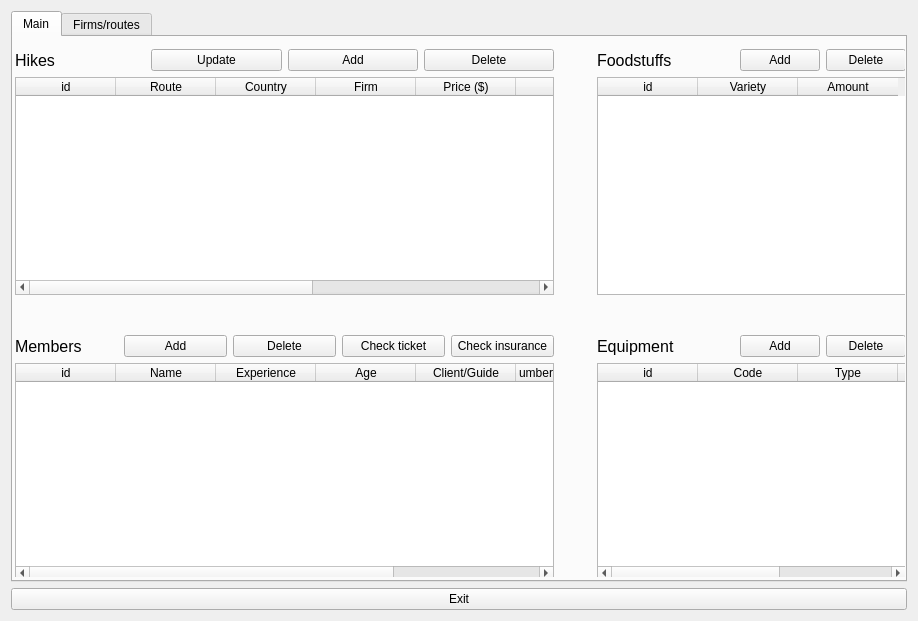
<?xml version="1.0" encoding="UTF-8"?>
<ui version="4.0">
 <class>Form</class>
 <widget class="QWidget" name="Form">
  <property name="geometry">
   <rect>
    <x>0</x>
    <y>0</y>
    <width>918</width>
    <height>617</height>
   </rect>
  </property>
  <property name="minimumSize">
   <size>
    <width>918</width>
    <height>0</height>
   </size>
  </property>
  <property name="maximumSize">
   <size>
    <width>918</width>
    <height>617</height>
   </size>
  </property>
  <property name="windowTitle">
   <string>Form1</string>
  </property>
  <property name="autoFillBackground">
   <bool>true</bool>
  </property>
  <layout class="QVBoxLayout" name="verticalLayout_3">
   <item>
    <layout class="QVBoxLayout" name="verticalLayout_2">
     <item>
      <widget class="QTabWidget" name="tabWidget">
       <property name="focusPolicy">
        <enum>Qt::TabFocus</enum>
       </property>
       <property name="currentIndex">
        <number>0</number>
       </property>
       <widget class="QWidget" name="tab_5">
        <property name="minimumSize">
         <size>
          <width>892</width>
          <height>540</height>
         </size>
        </property>
        <property name="maximumSize">
         <size>
          <width>892</width>
          <height>540</height>
         </size>
        </property>
        <attribute name="title">
         <string>Main</string>
        </attribute>
        <widget class="QWidget" name="layoutWidget">
         <property name="geometry">
          <rect>
           <x>2</x>
           <y>12</y>
           <width>891</width>
           <height>532</height>
          </rect>
         </property>
         <layout class="QGridLayout" name="gridLayout">
          <item row="1" column="0">
           <spacer name="verticalSpacer_3">
            <property name="orientation">
             <enum>Qt::Vertical</enum>
            </property>
            <property name="sizeHint" stdset="0">
             <size>
              <width>17</width>
              <height>13</height>
             </size>
            </property>
           </spacer>
          </item>
          <item row="2" column="0">
           <layout class="QGridLayout" name="gridLayout_4">
            <item row="1" column="2">
             <widget class="QPushButton" name="pushButton_3">
              <property name="text">
               <string>Delete</string>
              </property>
             </widget>
            </item>
            <item row="1" column="3">
             <widget class="QPushButton" name="pushButton_5">
              <property name="text">
               <string>Check ticket</string>
              </property>
             </widget>
            </item>
            <item row="1" column="0">
             <widget class="QLabel" name="label">
              <property name="font">
               <font>
                <pointsize>12</pointsize>
               </font>
              </property>
              <property name="text">
               <string>Members</string>
              </property>
             </widget>
            </item>
            <item row="2" column="0" colspan="5">
             <widget class="QTableWidget" name="tableWidget_3">
              <property name="minimumSize">
               <size>
                <width>539</width>
                <height>218</height>
               </size>
              </property>
              <column>
               <property name="text">
                <string>id</string>
               </property>
              </column>
              <column>
               <property name="text">
                <string>Name</string>
               </property>
              </column>
              <column>
               <property name="text">
                <string>Experience</string>
               </property>
              </column>
              <column>
               <property name="text">
                <string>Age</string>
               </property>
              </column>
              <column>
               <property name="text">
                <string>Client/Guide</string>
               </property>
              </column>
              <column>
               <property name="text">
                <string>Number of insurance</string>
               </property>
              </column>
              <column>
               <property name="text">
                <string>Ticket</string>
               </property>
              </column>
             </widget>
            </item>
            <item row="1" column="4">
             <widget class="QPushButton" name="pushButton">
              <property name="text">
               <string>Сheck insurance</string>
              </property>
             </widget>
            </item>
            <item row="1" column="1">
             <widget class="QPushButton" name="pushButton_2">
              <property name="text">
               <string>Add</string>
              </property>
             </widget>
            </item>
           </layout>
          </item>
          <item row="0" column="2">
           <layout class="QGridLayout" name="gridLayout_3">
            <item row="0" column="0">
             <widget class="QLabel" name="label_4">
              <property name="font">
               <font>
                <pointsize>12</pointsize>
               </font>
              </property>
              <property name="text">
               <string>Foodstuffs</string>
              </property>
             </widget>
            </item>
            <item row="1" column="0" colspan="4">
             <widget class="QTableWidget" name="tableWidget_2">
              <property name="enabled">
               <bool>true</bool>
              </property>
              <property name="minimumSize">
               <size>
                <width>309</width>
                <height>0</height>
               </size>
              </property>
              <column>
               <property name="text">
                <string>id</string>
               </property>
              </column>
              <column>
               <property name="text">
                <string>Variety</string>
               </property>
              </column>
              <column>
               <property name="text">
                <string>Amount</string>
               </property>
              </column>
             </widget>
            </item>
            <item row="0" column="3">
             <widget class="QPushButton" name="pushButton_14">
              <property name="text">
               <string>Delete</string>
              </property>
             </widget>
            </item>
            <item row="0" column="2">
             <widget class="QPushButton" name="pushButton_13">
              <property name="text">
               <string>Add</string>
              </property>
             </widget>
            </item>
           </layout>
          </item>
          <item row="2" column="2">
           <layout class="QGridLayout" name="gridLayout_5">
            <item row="0" column="0">
             <widget class="QLabel" name="label_5">
              <property name="font">
               <font>
                <pointsize>12</pointsize>
               </font>
              </property>
              <property name="text">
               <string>Equipment</string>
              </property>
             </widget>
            </item>
            <item row="1" column="0" colspan="4">
             <widget class="QTableWidget" name="tableWidget_4">
              <property name="minimumSize">
               <size>
                <width>309</width>
                <height>218</height>
               </size>
              </property>
              <column>
               <property name="text">
                <string>id</string>
               </property>
              </column>
              <column>
               <property name="text">
                <string>Code</string>
               </property>
              </column>
              <column>
               <property name="text">
                <string>Type</string>
               </property>
              </column>
              <column>
               <property name="text">
                <string>Weight (kg)</string>
               </property>
              </column>
              <column>
               <property name="text">
                <string>Properties</string>
               </property>
              </column>
             </widget>
            </item>
            <item row="0" column="3">
             <widget class="QPushButton" name="pushButton_18">
              <property name="text">
               <string>Delete</string>
              </property>
             </widget>
            </item>
            <item row="0" column="2">
             <widget class="QPushButton" name="pushButton_17">
              <property name="text">
               <string>Add</string>
              </property>
             </widget>
            </item>
           </layout>
          </item>
          <item row="0" column="0">
           <layout class="QGridLayout" name="gridLayout_2">
            <item row="0" column="0">
             <widget class="QLabel" name="label_3">
              <property name="font">
               <font>
                <pointsize>12</pointsize>
               </font>
              </property>
              <property name="text">
               <string>Hikes</string>
              </property>
             </widget>
            </item>
            <item row="1" column="0" colspan="4">
             <widget class="QTableWidget" name="tableWidget">
              <property name="minimumSize">
               <size>
                <width>539</width>
                <height>218</height>
               </size>
              </property>
              <column>
               <property name="text">
                <string>id</string>
               </property>
              </column>
              <column>
               <property name="text">
                <string>Route</string>
               </property>
              </column>
              <column>
               <property name="text">
                <string>Country</string>
               </property>
              </column>
              <column>
               <property name="text">
                <string>Firm</string>
               </property>
              </column>
              <column>
               <property name="text">
                <string>Price ($)</string>
               </property>
              </column>
              <column>
               <property name="text">
                <string>Start</string>
               </property>
              </column>
              <column>
               <property name="text">
                <string>End</string>
               </property>
              </column>
              <column>
               <property name="text">
                <string>Difficult</string>
               </property>
              </column>
              <column>
               <property name="text">
                <string>Transport</string>
               </property>
              </column>
             </widget>
            </item>
            <item row="0" column="3">
             <widget class="QPushButton" name="pushButton_11">
              <property name="text">
               <string>Delete</string>
              </property>
             </widget>
            </item>
            <item row="0" column="2">
             <widget class="QPushButton" name="pushButton_10">
              <property name="text">
               <string>Add</string>
              </property>
             </widget>
            </item>
            <item row="0" column="1">
             <widget class="QPushButton" name="pushButton_6">
              <property name="text">
               <string>Update</string>
              </property>
             </widget>
            </item>
           </layout>
          </item>
          <item row="0" column="1">
           <spacer name="horizontalSpacer">
            <property name="orientation">
             <enum>Qt::Horizontal</enum>
            </property>
            <property name="sizeHint" stdset="0">
             <size>
              <width>40</width>
              <height>20</height>
             </size>
            </property>
           </spacer>
          </item>
         </layout>
        </widget>
       </widget>
       <widget class="QWidget" name="tab_6">
        <property name="minimumSize">
         <size>
          <width>892</width>
          <height>541</height>
         </size>
        </property>
        <property name="maximumSize">
         <size>
          <width>892</width>
          <height>541</height>
         </size>
        </property>
        <attribute name="title">
         <string>Firms/routes</string>
        </attribute>
        <widget class="QWidget" name="layoutWidget">
         <property name="geometry">
          <rect>
           <x>2</x>
           <y>10</y>
           <width>888</width>
           <height>525</height>
          </rect>
         </property>
         <layout class="QGridLayout" name="gridLayout_9">
          <item row="0" column="1">
           <layout class="QGridLayout" name="gridLayout_6">
            <item row="1" column="0" colspan="4">
             <widget class="QTableWidget" name="tableWidget_10">
              <property name="minimumSize">
               <size>
                <width>309</width>
                <height>218</height>
               </size>
              </property>
              <column>
               <property name="text">
                <string>id</string>
               </property>
              </column>
              <column>
               <property name="text">
                <string>Name</string>
               </property>
              </column>
              <column>
               <property name="text">
                <string>Expirience</string>
               </property>
              </column>
              <column>
               <property name="text">
                <string>Age</string>
               </property>
              </column>
             </widget>
            </item>
            <item row="0" column="0">
             <widget class="QLabel" name="label_8">
              <property name="font">
               <font>
                <pointsize>12</pointsize>
               </font>
              </property>
              <property name="text">
               <string>Guides</string>
              </property>
             </widget>
            </item>
            <item row="0" column="3">
             <widget class="QPushButton" name="pushButton_26">
              <property name="text">
               <string>Delete</string>
              </property>
             </widget>
            </item>
            <item row="0" column="2">
             <widget class="QPushButton" name="pushButton_25">
              <property name="text">
               <string>Add</string>
              </property>
             </widget>
            </item>
           </layout>
          </item>
          <item row="2" column="0" colspan="2">
           <layout class="QGridLayout" name="gridLayout_8">
            <item row="0" column="0">
             <widget class="QLabel" name="label_6">
              <property name="font">
               <font>
                <pointsize>12</pointsize>
               </font>
              </property>
              <property name="text">
               <string>Routes</string>
              </property>
             </widget>
            </item>
            <item row="0" column="3">
             <widget class="QPushButton" name="pushButton_20">
              <property name="text">
               <string>Delete</string>
              </property>
             </widget>
            </item>
            <item row="0" column="2">
             <widget class="QPushButton" name="pushButton_19">
              <property name="text">
               <string>Add</string>
              </property>
             </widget>
            </item>
            <item row="1" column="0" colspan="4">
             <widget class="QTableWidget" name="tableWidget_11">
              <property name="minimumSize">
               <size>
                <width>0</width>
                <height>218</height>
               </size>
              </property>
              <property name="maximumSize">
               <size>
                <width>16777215</width>
                <height>271</height>
               </size>
              </property>
              <column>
               <property name="text">
                <string>id</string>
               </property>
              </column>
              <column>
               <property name="text">
                <string>Name</string>
               </property>
              </column>
              <column>
               <property name="text">
                <string>Country</string>
               </property>
              </column>
              <column>
               <property name="text">
                <string>Difficulty</string>
               </property>
              </column>
              <column>
               <property name="text">
                <string>Oxygen (Y/N)</string>
               </property>
              </column>
              <column>
               <property name="text">
                <string>Distance (km)</string>
               </property>
              </column>
              <column>
               <property name="text">
                <string>Price ($)</string>
               </property>
              </column>
             </widget>
            </item>
           </layout>
          </item>
          <item row="1" column="0" colspan="2">
           <spacer name="verticalSpacer">
            <property name="orientation">
             <enum>Qt::Vertical</enum>
            </property>
            <property name="sizeHint" stdset="0">
             <size>
              <width>886</width>
              <height>13</height>
             </size>
            </property>
           </spacer>
          </item>
          <item row="0" column="0">
           <layout class="QGridLayout" name="gridLayout_7">
            <item row="0" column="3">
             <widget class="QPushButton" name="pushButton_23">
              <property name="text">
               <string>Delete</string>
              </property>
             </widget>
            </item>
            <item row="0" column="0">
             <widget class="QLabel" name="label_7">
              <property name="font">
               <font>
                <pointsize>12</pointsize>
               </font>
              </property>
              <property name="text">
               <string>Firms</string>
              </property>
             </widget>
            </item>
            <item row="0" column="2">
             <widget class="QPushButton" name="pushButton_22">
              <property name="text">
               <string>Add</string>
              </property>
             </widget>
            </item>
            <item row="1" column="0" colspan="4">
             <widget class="QTableWidget" name="tableWidget_9">
              <property name="minimumSize">
               <size>
                <width>379</width>
                <height>218</height>
               </size>
              </property>
              <column>
               <property name="text">
                <string>id</string>
               </property>
              </column>
              <column>
               <property name="text">
                <string>Company name</string>
               </property>
              </column>
              <column>
               <property name="text">
                <string>Score</string>
               </property>
              </column>
             </widget>
            </item>
            <item row="0" column="1">
             <widget class="QPushButton" name="pushButton_4">
              <property name="text">
               <string>Update</string>
              </property>
             </widget>
            </item>
           </layout>
          </item>
         </layout>
        </widget>
       </widget>
      </widget>
     </item>
    </layout>
   </item>
   <item>
    <widget class="QPushButton" name="pushButton_9">
     <property name="text">
      <string>Exit</string>
     </property>
    </widget>
   </item>
  </layout>
 </widget>
 <resources/>
 <connections>
  <connection>
   <sender>pushButton_9</sender>
   <signal>clicked()</signal>
   <receiver>Form</receiver>
   <slot>close()</slot>
   <hints>
    <hint type="sourcelabel">
     <x>634</x>
     <y>605</y>
    </hint>
    <hint type="destinationlabel">
     <x>616</x>
     <y>363</y>
    </hint>
   </hints>
  </connection>
  <connection>
   <sender>pushButton_22</sender>
   <signal>clicked()</signal>
   <receiver>Form</receiver>
   <slot>addfirmbutt()</slot>
   <hints>
    <hint type="sourcelabel">
     <x>231</x>
     <y>66</y>
    </hint>
    <hint type="destinationlabel">
     <x>616</x>
     <y>377</y>
    </hint>
   </hints>
  </connection>
  <connection>
   <sender>pushButton_25</sender>
   <signal>clicked()</signal>
   <receiver>Form</receiver>
   <slot>addguidebutt()</slot>
   <hints>
    <hint type="sourcelabel">
     <x>677</x>
     <y>66</y>
    </hint>
    <hint type="destinationlabel">
     <x>616</x>
     <y>377</y>
    </hint>
   </hints>
  </connection>
  <connection>
   <sender>pushButton_19</sender>
   <signal>clicked()</signal>
   <receiver>Form</receiver>
   <slot>addroutebutt()</slot>
   <hints>
    <hint type="sourcelabel">
     <x>454</x>
     <y>340</y>
    </hint>
    <hint type="destinationlabel">
     <x>616</x>
     <y>377</y>
    </hint>
   </hints>
  </connection>
  <connection>
   <sender>pushButton_2</sender>
   <signal>clicked()</signal>
   <receiver>Form</receiver>
   <slot>addmemberbutt()</slot>
   <hints>
    <hint type="sourcelabel">
     <x>190</x>
     <y>342</y>
    </hint>
    <hint type="destinationlabel">
     <x>616</x>
     <y>377</y>
    </hint>
   </hints>
  </connection>
  <connection>
   <sender>pushButton_17</sender>
   <signal>clicked()</signal>
   <receiver>Form</receiver>
   <slot>addequipmentbutt()</slot>
   <hints>
    <hint type="sourcelabel">
     <x>742</x>
     <y>342</y>
    </hint>
    <hint type="destinationlabel">
     <x>616</x>
     <y>377</y>
    </hint>
   </hints>
  </connection>
  <connection>
   <sender>pushButton_10</sender>
   <signal>clicked()</signal>
   <receiver>Form</receiver>
   <slot>addhikebutt()</slot>
   <hints>
    <hint type="sourcelabel">
     <x>282</x>
     <y>68</y>
    </hint>
    <hint type="destinationlabel">
     <x>616</x>
     <y>377</y>
    </hint>
   </hints>
  </connection>
  <connection>
   <sender>pushButton_13</sender>
   <signal>clicked()</signal>
   <receiver>Form</receiver>
   <slot>addfoodbutt()</slot>
   <hints>
    <hint type="sourcelabel">
     <x>742</x>
     <y>68</y>
    </hint>
    <hint type="destinationlabel">
     <x>616</x>
     <y>377</y>
    </hint>
   </hints>
  </connection>
  <connection>
   <sender>tableWidget_9</sender>
   <signal>cellChanged(int,int)</signal>
   <receiver>Form</receiver>
   <slot>editfirm(int,int)</slot>
   <hints>
    <hint type="sourcelabel">
     <x>124</x>
     <y>227</y>
    </hint>
    <hint type="destinationlabel">
     <x>7</x>
     <y>310</y>
    </hint>
   </hints>
  </connection>
  <connection>
   <sender>tableWidget_9</sender>
   <signal>cellPressed(int,int)</signal>
   <receiver>Form</receiver>
   <slot>checkentfirm()</slot>
   <hints>
    <hint type="sourcelabel">
     <x>234</x>
     <y>181</y>
    </hint>
    <hint type="destinationlabel">
     <x>5</x>
     <y>285</y>
    </hint>
   </hints>
  </connection>
  <connection>
   <sender>tableWidget_9</sender>
   <signal>cellPressed(int,int)</signal>
   <receiver>Form</receiver>
   <slot>checkdelfirm(int,int)</slot>
   <hints>
    <hint type="sourcelabel">
     <x>234</x>
     <y>181</y>
    </hint>
    <hint type="destinationlabel">
     <x>458</x>
     <y>308</y>
    </hint>
   </hints>
  </connection>
  <connection>
   <sender>pushButton_23</sender>
   <signal>clicked()</signal>
   <receiver>Form</receiver>
   <slot>delfirmbutt()</slot>
   <hints>
    <hint type="sourcelabel">
     <x>401</x>
     <y>55</y>
    </hint>
    <hint type="destinationlabel">
     <x>458</x>
     <y>308</y>
    </hint>
   </hints>
  </connection>
  <connection>
   <sender>tableWidget_11</sender>
   <signal>cellChanged(int,int)</signal>
   <receiver>Form</receiver>
   <slot>editroute(int,int)</slot>
   <hints>
    <hint type="sourcelabel">
     <x>457</x>
     <y>455</y>
    </hint>
    <hint type="destinationlabel">
     <x>458</x>
     <y>308</y>
    </hint>
   </hints>
  </connection>
  <connection>
   <sender>tableWidget_11</sender>
   <signal>cellPressed(int,int)</signal>
   <receiver>Form</receiver>
   <slot>checkentroute()</slot>
   <hints>
    <hint type="sourcelabel">
     <x>457</x>
     <y>455</y>
    </hint>
    <hint type="destinationlabel">
     <x>458</x>
     <y>308</y>
    </hint>
   </hints>
  </connection>
  <connection>
   <sender>tableWidget_11</sender>
   <signal>cellPressed(int,int)</signal>
   <receiver>Form</receiver>
   <slot>checkdelroute(int,int)</slot>
   <hints>
    <hint type="sourcelabel">
     <x>457</x>
     <y>455</y>
    </hint>
    <hint type="destinationlabel">
     <x>458</x>
     <y>308</y>
    </hint>
   </hints>
  </connection>
  <connection>
   <sender>pushButton_20</sender>
   <signal>clicked()</signal>
   <receiver>Form</receiver>
   <slot>delroutebutt()</slot>
   <hints>
    <hint type="sourcelabel">
     <x>791</x>
     <y>329</y>
    </hint>
    <hint type="destinationlabel">
     <x>458</x>
     <y>308</y>
    </hint>
   </hints>
  </connection>
  <connection>
   <sender>tableWidget_9</sender>
   <signal>cellClicked(int,int)</signal>
   <receiver>Form</receiver>
   <slot>showfirminfo(int,int)</slot>
   <hints>
    <hint type="sourcelabel">
     <x>234</x>
     <y>181</y>
    </hint>
    <hint type="destinationlabel">
     <x>458</x>
     <y>308</y>
    </hint>
   </hints>
  </connection>
  <connection>
   <sender>tableWidget_10</sender>
   <signal>cellPressed(int,int)</signal>
   <receiver>Form</receiver>
   <slot>checkdelguide(int,int)</slot>
   <hints>
    <hint type="sourcelabel">
     <x>680</x>
     <y>181</y>
    </hint>
    <hint type="destinationlabel">
     <x>458</x>
     <y>308</y>
    </hint>
   </hints>
  </connection>
  <connection>
   <sender>tableWidget_10</sender>
   <signal>cellChanged(int,int)</signal>
   <receiver>Form</receiver>
   <slot>editguide(int,int)</slot>
   <hints>
    <hint type="sourcelabel">
     <x>680</x>
     <y>181</y>
    </hint>
    <hint type="destinationlabel">
     <x>458</x>
     <y>308</y>
    </hint>
   </hints>
  </connection>
  <connection>
   <sender>tableWidget_10</sender>
   <signal>cellPressed(int,int)</signal>
   <receiver>Form</receiver>
   <slot>checkentguide()</slot>
   <hints>
    <hint type="sourcelabel">
     <x>680</x>
     <y>181</y>
    </hint>
    <hint type="destinationlabel">
     <x>458</x>
     <y>308</y>
    </hint>
   </hints>
  </connection>
  <connection>
   <sender>pushButton_26</sender>
   <signal>clicked()</signal>
   <receiver>Form</receiver>
   <slot>delguidebutt()</slot>
   <hints>
    <hint type="sourcelabel">
     <x>847</x>
     <y>55</y>
    </hint>
    <hint type="destinationlabel">
     <x>458</x>
     <y>308</y>
    </hint>
   </hints>
  </connection>
  <connection>
   <sender>tableWidget</sender>
   <signal>cellPressed(int,int)</signal>
   <receiver>Form</receiver>
   <slot>checkdelhike(int,int)</slot>
   <hints>
    <hint type="sourcelabel">
     <x>285</x>
     <y>183</y>
    </hint>
    <hint type="destinationlabel">
     <x>458</x>
     <y>308</y>
    </hint>
   </hints>
  </connection>
  <connection>
   <sender>tableWidget</sender>
   <signal>cellChanged(int,int)</signal>
   <receiver>Form</receiver>
   <slot>edithike(int,int)</slot>
   <hints>
    <hint type="sourcelabel">
     <x>285</x>
     <y>183</y>
    </hint>
    <hint type="destinationlabel">
     <x>458</x>
     <y>308</y>
    </hint>
   </hints>
  </connection>
  <connection>
   <sender>tableWidget</sender>
   <signal>cellPressed(int,int)</signal>
   <receiver>Form</receiver>
   <slot>checkenthike()</slot>
   <hints>
    <hint type="sourcelabel">
     <x>285</x>
     <y>183</y>
    </hint>
    <hint type="destinationlabel">
     <x>458</x>
     <y>308</y>
    </hint>
   </hints>
  </connection>
  <connection>
   <sender>pushButton_11</sender>
   <signal>clicked()</signal>
   <receiver>Form</receiver>
   <slot>delhikebutt()</slot>
   <hints>
    <hint type="sourcelabel">
     <x>489</x>
     <y>57</y>
    </hint>
    <hint type="destinationlabel">
     <x>458</x>
     <y>308</y>
    </hint>
   </hints>
  </connection>
  <connection>
   <sender>tableWidget</sender>
   <signal>cellClicked(int,int)</signal>
   <receiver>Form</receiver>
   <slot>showhikeinfo(int,int)</slot>
   <hints>
    <hint type="sourcelabel">
     <x>285</x>
     <y>183</y>
    </hint>
    <hint type="destinationlabel">
     <x>458</x>
     <y>308</y>
    </hint>
   </hints>
  </connection>
  <connection>
   <sender>tableWidget_2</sender>
   <signal>cellPressed(int,int)</signal>
   <receiver>Form</receiver>
   <slot>checkdelfood(int,int)</slot>
   <hints>
    <hint type="sourcelabel">
     <x>748</x>
     <y>183</y>
    </hint>
    <hint type="destinationlabel">
     <x>458</x>
     <y>308</y>
    </hint>
   </hints>
  </connection>
  <connection>
   <sender>tableWidget_2</sender>
   <signal>cellPressed(int,int)</signal>
   <receiver>Form</receiver>
   <slot>checkentfood()</slot>
   <hints>
    <hint type="sourcelabel">
     <x>748</x>
     <y>183</y>
    </hint>
    <hint type="destinationlabel">
     <x>458</x>
     <y>308</y>
    </hint>
   </hints>
  </connection>
  <connection>
   <sender>tableWidget_2</sender>
   <signal>cellChanged(int,int)</signal>
   <receiver>Form</receiver>
   <slot>editfood(int,int)</slot>
   <hints>
    <hint type="sourcelabel">
     <x>748</x>
     <y>183</y>
    </hint>
    <hint type="destinationlabel">
     <x>458</x>
     <y>308</y>
    </hint>
   </hints>
  </connection>
  <connection>
   <sender>pushButton_14</sender>
   <signal>clicked()</signal>
   <receiver>Form</receiver>
   <slot>delfoodbutt()</slot>
   <hints>
    <hint type="sourcelabel">
     <x>865</x>
     <y>57</y>
    </hint>
    <hint type="destinationlabel">
     <x>458</x>
     <y>308</y>
    </hint>
   </hints>
  </connection>
  <connection>
   <sender>tableWidget_3</sender>
   <signal>cellPressed(int,int)</signal>
   <receiver>Form</receiver>
   <slot>checkdelmember(int,int)</slot>
   <hints>
    <hint type="sourcelabel">
     <x>285</x>
     <y>464</y>
    </hint>
    <hint type="destinationlabel">
     <x>458</x>
     <y>308</y>
    </hint>
   </hints>
  </connection>
  <connection>
   <sender>tableWidget_3</sender>
   <signal>cellPressed(int,int)</signal>
   <receiver>Form</receiver>
   <slot>checkentmember()</slot>
   <hints>
    <hint type="sourcelabel">
     <x>285</x>
     <y>464</y>
    </hint>
    <hint type="destinationlabel">
     <x>458</x>
     <y>308</y>
    </hint>
   </hints>
  </connection>
  <connection>
   <sender>tableWidget_3</sender>
   <signal>cellChanged(int,int)</signal>
   <receiver>Form</receiver>
   <slot>editmember(int,int)</slot>
   <hints>
    <hint type="sourcelabel">
     <x>285</x>
     <y>464</y>
    </hint>
    <hint type="destinationlabel">
     <x>458</x>
     <y>308</y>
    </hint>
   </hints>
  </connection>
  <connection>
   <sender>pushButton_3</sender>
   <signal>clicked()</signal>
   <receiver>Form</receiver>
   <slot>delmemberbutt()</slot>
   <hints>
    <hint type="sourcelabel">
     <x>285</x>
     <y>338</y>
    </hint>
    <hint type="destinationlabel">
     <x>458</x>
     <y>308</y>
    </hint>
   </hints>
  </connection>
  <connection>
   <sender>tableWidget_3</sender>
   <signal>cellClicked(int,int)</signal>
   <receiver>Form</receiver>
   <slot>showmemberinfo(int,int)</slot>
   <hints>
    <hint type="sourcelabel">
     <x>285</x>
     <y>464</y>
    </hint>
    <hint type="destinationlabel">
     <x>458</x>
     <y>308</y>
    </hint>
   </hints>
  </connection>
  <connection>
   <sender>tableWidget_4</sender>
   <signal>cellPressed(int,int)</signal>
   <receiver>Form</receiver>
   <slot>checkdelequipment(int,int)</slot>
   <hints>
    <hint type="sourcelabel">
     <x>748</x>
     <y>464</y>
    </hint>
    <hint type="destinationlabel">
     <x>458</x>
     <y>308</y>
    </hint>
   </hints>
  </connection>
  <connection>
   <sender>tableWidget_4</sender>
   <signal>cellPressed(int,int)</signal>
   <receiver>Form</receiver>
   <slot>checkentequipment()</slot>
   <hints>
    <hint type="sourcelabel">
     <x>748</x>
     <y>464</y>
    </hint>
    <hint type="destinationlabel">
     <x>458</x>
     <y>308</y>
    </hint>
   </hints>
  </connection>
  <connection>
   <sender>tableWidget_4</sender>
   <signal>cellChanged(int,int)</signal>
   <receiver>Form</receiver>
   <slot>editequipment(int,int)</slot>
   <hints>
    <hint type="sourcelabel">
     <x>748</x>
     <y>464</y>
    </hint>
    <hint type="destinationlabel">
     <x>458</x>
     <y>308</y>
    </hint>
   </hints>
  </connection>
  <connection>
   <sender>pushButton_18</sender>
   <signal>clicked()</signal>
   <receiver>Form</receiver>
   <slot>delequipmentbutt()</slot>
   <hints>
    <hint type="sourcelabel">
     <x>865</x>
     <y>338</y>
    </hint>
    <hint type="destinationlabel">
     <x>458</x>
     <y>308</y>
    </hint>
   </hints>
  </connection>
  <connection>
   <sender>pushButton_5</sender>
   <signal>clicked()</signal>
   <receiver>Form</receiver>
   <slot>checkticket()</slot>
   <hints>
    <hint type="sourcelabel">
     <x>394</x>
     <y>338</y>
    </hint>
    <hint type="destinationlabel">
     <x>458</x>
     <y>308</y>
    </hint>
   </hints>
  </connection>
  <connection>
   <sender>tableWidget_3</sender>
   <signal>cellClicked(int,int)</signal>
   <receiver>Form</receiver>
   <slot>checkposition(int,int)</slot>
   <hints>
    <hint type="sourcelabel">
     <x>285</x>
     <y>464</y>
    </hint>
    <hint type="destinationlabel">
     <x>458</x>
     <y>308</y>
    </hint>
   </hints>
  </connection>
  <connection>
   <sender>pushButton</sender>
   <signal>clicked()</signal>
   <receiver>Form</receiver>
   <slot>checkinsurance()</slot>
   <hints>
    <hint type="sourcelabel">
     <x>503</x>
     <y>338</y>
    </hint>
    <hint type="destinationlabel">
     <x>458</x>
     <y>308</y>
    </hint>
   </hints>
  </connection>
  <connection>
   <sender>pushButton_4</sender>
   <signal>clicked()</signal>
   <receiver>Form</receiver>
   <slot>updatebutt()</slot>
   <hints>
    <hint type="sourcelabel">
     <x>179</x>
     <y>55</y>
    </hint>
    <hint type="destinationlabel">
     <x>458</x>
     <y>308</y>
    </hint>
   </hints>
  </connection>
  <connection>
   <sender>pushButton_6</sender>
   <signal>clicked()</signal>
   <receiver>Form</receiver>
   <slot>updatebutt1()</slot>
   <hints>
    <hint type="sourcelabel">
     <x>217</x>
     <y>57</y>
    </hint>
    <hint type="destinationlabel">
     <x>458</x>
     <y>308</y>
    </hint>
   </hints>
  </connection>
 </connections>
 <slots>
  <slot>addhikebutt()</slot>
  <slot>addfoodbutt()</slot>
  <slot>addmemberbutt()</slot>
  <slot>addequipmentbutt()</slot>
  <slot>addfirmbutt()</slot>
  <slot>addguidebutt()</slot>
  <slot>addroutebutt()</slot>
  <slot>editfirm(int,int)</slot>
  <slot>checkentfirm()</slot>
  <slot>checkdelfirm(int,int)</slot>
  <slot>delfirmbutt()</slot>
  <slot>editroute(int,int)</slot>
  <slot>checkentroute()</slot>
  <slot>delroutebutt()</slot>
  <slot>checkdelroute(int,int)</slot>
  <slot>showfirminfo(int,int)</slot>
  <slot>checkentguide()</slot>
  <slot>editguide(int,int)</slot>
  <slot>checkdelguide(int,int)</slot>
  <slot>delguidebutt()</slot>
  <slot>checkenthike()</slot>
  <slot>edithike(int,int)</slot>
  <slot>checkdelhike(int,int)</slot>
  <slot>delhikebutt()</slot>
  <slot>showhikeinfo(int,int)</slot>
  <slot>checkdelfood(int,int)</slot>
  <slot>editfood(int,int)</slot>
  <slot>checkentfood()</slot>
  <slot>delfoodbutt()</slot>
  <slot>delmemberbutt()</slot>
  <slot>checkdelmember(int,int)</slot>
  <slot>editmember(int,int)</slot>
  <slot>checkentmember()</slot>
  <slot>showmemberinfo(int,int)</slot>
  <slot>checkentequipment()</slot>
  <slot>editequipment(int,int)</slot>
  <slot>checkdelequipment(int,int)</slot>
  <slot>delequipmentbutt()</slot>
  <slot>checkposition(int,int)</slot>
  <slot>checkinsurance()</slot>
  <slot>checkticket()</slot>
  <slot>updatebutt()</slot>
  <slot>updatebutt1()</slot>
 </slots>
</ui>
